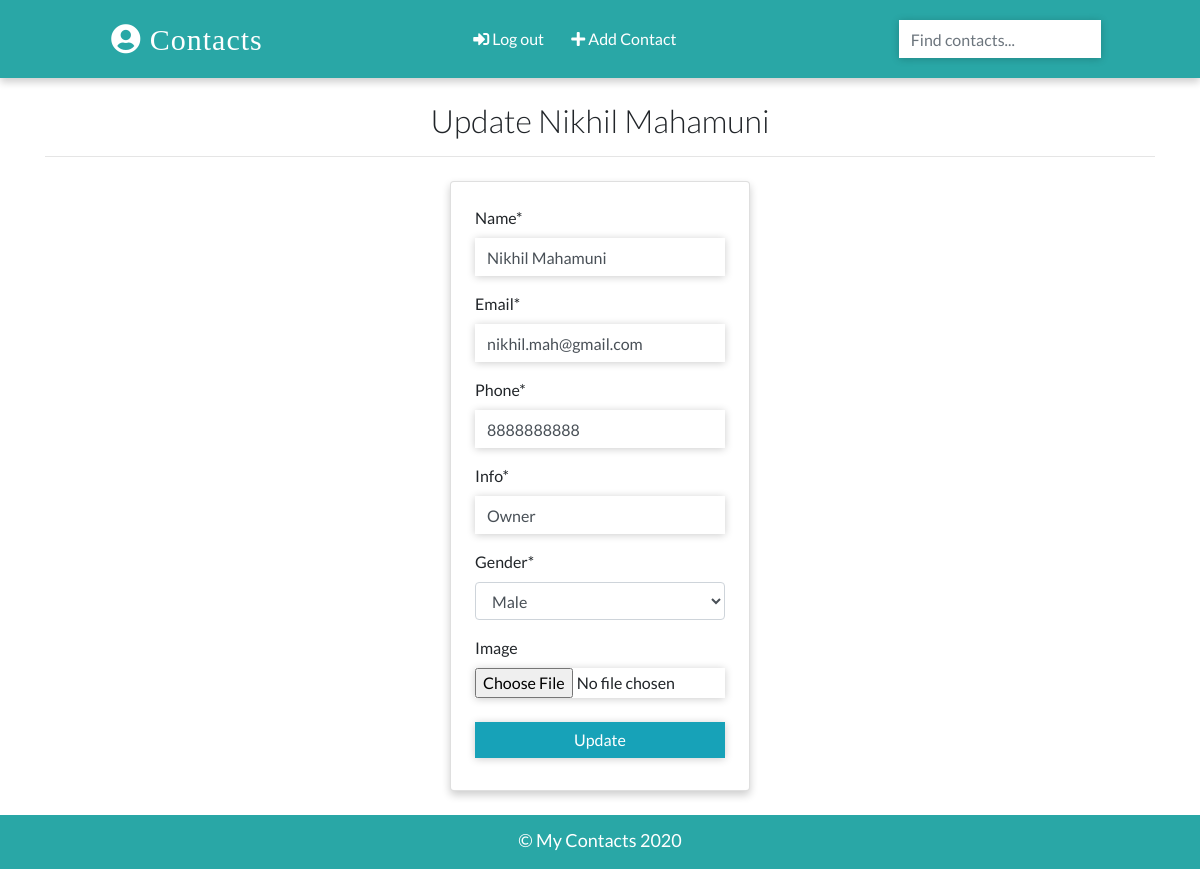
The app's page /contacts/update/13 (signed in) with its own data.
### app/models.py (models this page shows)
class Contact(models.Model):
    manager = models.ForeignKey(User, on_delete = models.CASCADE, default = None)
    name = models.CharField(max_length = 20)
    email = models.EmailField(max_length = 100)
    phone = models.IntegerField()
    info = models.CharField(max_length=30)
    gender = models.CharField(max_length=50, choices=(
        ('male', 'Male'),
        ('female', 'Female')
    ))
    image = models.ImageField(upload_to='images/', blank = True)
    date_added = models.DateTimeField(default=datetime.now)
    def __str__(self):
        return self.name
    class Meta:
        ordering = ['-id']

### app/views.py (the view, shortened to what this page needs)
# urls.py: path('contacts/update/<int:pk>', views.ContactUpdateView.as_view(), name='update'),
class ContactUpdateView(LoginRequiredMixin, UpdateView):
    model = Contact
    template_name = 'app/update.html'
    fields = ['name', 'email', 'phone', 'info', 'gender', 'image']

### templates/app/update.html (shortened to what this page needs)
{% extends 'base.html' %}
{% load crispy_forms_tags %}
{% block body_block %}
  {% if contact.manager == request.user %}
    <div class="container">
      <h2 class="heading font-weight-light text-center">Update {{ contact }}</h2>
      <hr>
    </div>
    <div class="container w-25 card p-4 mt-4">
      <form action="", method="POST" enctype="multipart/form-data">
        {{ form|crispy}}
        <input type="submit" value="Update" class="w-100 text-white text-center my-2 btn btn-info">
      </form>
    </div>
  {% else %}
    <div class="container">
      <h2 class="heading font-weight-light text-center">You don't have access to this page!</h2>
    </div>
  {% endif %}
{% endblock %}

### static/css/main.css (style rules this page uses)
:root { --back: #29a7a6; --girl: #e64298; --boy: #2874dd; }
body { font-family: Lato, sans-serif; }
form { position: relative; }
input { border-radius: 0px !important; width: 250px; border: none !important; box-shadow: 0 1px 8px 0 rgba(0, 0, 0, 0.2); }
.card { box-shadow: 0 4px 8px 0 rgba(0, 0, 0, 0.2); transition: 0.3s; min-width: 250px; box-sizing: border-box; }

### records on screen
Contact: name "Nikhil Mahamuni", email "nikhil.mah@gmail.com", phone "8888888888", info "Owner", gender "Male"
